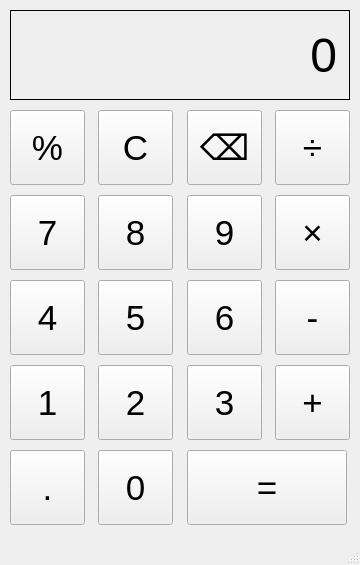
<?xml version="1.0" encoding="UTF-8"?>
<ui version="4.0">
 <class>MainWindow</class>
 <widget class="QMainWindow" name="MainWindow">
  <property name="geometry">
   <rect>
    <x>0</x>
    <y>0</y>
    <width>360</width>
    <height>565</height>
   </rect>
  </property>
  <property name="windowTitle">
   <string>Calculator</string>
  </property>
  <widget class="QWidget" name="centralwidget">
   <widget class="QPushButton" name="pct_Button">
    <property name="geometry">
     <rect>
      <x>10</x>
      <y>110</y>
      <width>75</width>
      <height>75</height>
     </rect>
    </property>
    <property name="font">
     <font>
      <pointsize>26</pointsize>
     </font>
    </property>
    <property name="text">
     <string>%</string>
    </property>
   </widget>
   <widget class="QPushButton" name="Button7">
    <property name="geometry">
     <rect>
      <x>10</x>
      <y>195</y>
      <width>75</width>
      <height>75</height>
     </rect>
    </property>
    <property name="font">
     <font>
      <pointsize>26</pointsize>
     </font>
    </property>
    <property name="text">
     <string>7</string>
    </property>
   </widget>
   <widget class="QPushButton" name="delete_Button">
    <property name="geometry">
     <rect>
      <x>187</x>
      <y>110</y>
      <width>75</width>
      <height>75</height>
     </rect>
    </property>
    <property name="font">
     <font>
      <pointsize>26</pointsize>
     </font>
    </property>
    <property name="text">
     <string>⌫</string>
    </property>
   </widget>
   <widget class="QPushButton" name="clear_Button">
    <property name="geometry">
     <rect>
      <x>98</x>
      <y>110</y>
      <width>75</width>
      <height>75</height>
     </rect>
    </property>
    <property name="font">
     <font>
      <pointsize>26</pointsize>
     </font>
    </property>
    <property name="text">
     <string>C</string>
    </property>
   </widget>
   <widget class="QPushButton" name="divide_Button">
    <property name="geometry">
     <rect>
      <x>275</x>
      <y>110</y>
      <width>75</width>
      <height>75</height>
     </rect>
    </property>
    <property name="font">
     <font>
      <pointsize>26</pointsize>
     </font>
    </property>
    <property name="text">
     <string>÷</string>
    </property>
   </widget>
   <widget class="QPushButton" name="Button5">
    <property name="geometry">
     <rect>
      <x>98</x>
      <y>280</y>
      <width>75</width>
      <height>75</height>
     </rect>
    </property>
    <property name="font">
     <font>
      <pointsize>26</pointsize>
     </font>
    </property>
    <property name="text">
     <string>5</string>
    </property>
   </widget>
   <widget class="QPushButton" name="decimal_Button">
    <property name="geometry">
     <rect>
      <x>10</x>
      <y>450</y>
      <width>75</width>
      <height>75</height>
     </rect>
    </property>
    <property name="font">
     <font>
      <pointsize>26</pointsize>
     </font>
    </property>
    <property name="text">
     <string>.</string>
    </property>
   </widget>
   <widget class="QPushButton" name="Button1">
    <property name="geometry">
     <rect>
      <x>10</x>
      <y>365</y>
      <width>75</width>
      <height>75</height>
     </rect>
    </property>
    <property name="font">
     <font>
      <pointsize>26</pointsize>
     </font>
    </property>
    <property name="text">
     <string>1</string>
    </property>
   </widget>
   <widget class="QPushButton" name="Button4">
    <property name="geometry">
     <rect>
      <x>10</x>
      <y>280</y>
      <width>75</width>
      <height>75</height>
     </rect>
    </property>
    <property name="font">
     <font>
      <pointsize>26</pointsize>
     </font>
    </property>
    <property name="text">
     <string>4</string>
    </property>
   </widget>
   <widget class="QPushButton" name="mult_Button">
    <property name="geometry">
     <rect>
      <x>275</x>
      <y>195</y>
      <width>75</width>
      <height>75</height>
     </rect>
    </property>
    <property name="font">
     <font>
      <pointsize>26</pointsize>
     </font>
    </property>
    <property name="text">
     <string>×</string>
    </property>
   </widget>
   <widget class="QPushButton" name="Button9">
    <property name="geometry">
     <rect>
      <x>187</x>
      <y>195</y>
      <width>75</width>
      <height>75</height>
     </rect>
    </property>
    <property name="font">
     <font>
      <pointsize>26</pointsize>
     </font>
    </property>
    <property name="text">
     <string>9</string>
    </property>
   </widget>
   <widget class="QPushButton" name="Button8">
    <property name="geometry">
     <rect>
      <x>98</x>
      <y>195</y>
      <width>75</width>
      <height>75</height>
     </rect>
    </property>
    <property name="font">
     <font>
      <pointsize>26</pointsize>
     </font>
    </property>
    <property name="text">
     <string>8</string>
    </property>
   </widget>
   <widget class="QPushButton" name="min_Button">
    <property name="geometry">
     <rect>
      <x>275</x>
      <y>280</y>
      <width>75</width>
      <height>75</height>
     </rect>
    </property>
    <property name="font">
     <font>
      <pointsize>26</pointsize>
     </font>
    </property>
    <property name="text">
     <string>-</string>
    </property>
   </widget>
   <widget class="QPushButton" name="Button6">
    <property name="geometry">
     <rect>
      <x>187</x>
      <y>280</y>
      <width>75</width>
      <height>75</height>
     </rect>
    </property>
    <property name="font">
     <font>
      <pointsize>26</pointsize>
     </font>
    </property>
    <property name="text">
     <string>6</string>
    </property>
   </widget>
   <widget class="QPushButton" name="Button3">
    <property name="geometry">
     <rect>
      <x>187</x>
      <y>365</y>
      <width>75</width>
      <height>75</height>
     </rect>
    </property>
    <property name="font">
     <font>
      <pointsize>26</pointsize>
     </font>
    </property>
    <property name="text">
     <string>3</string>
    </property>
   </widget>
   <widget class="QPushButton" name="Button0">
    <property name="geometry">
     <rect>
      <x>98</x>
      <y>450</y>
      <width>75</width>
      <height>75</height>
     </rect>
    </property>
    <property name="font">
     <font>
      <pointsize>26</pointsize>
     </font>
    </property>
    <property name="text">
     <string>0</string>
    </property>
   </widget>
   <widget class="QPushButton" name="equal_Button">
    <property name="geometry">
     <rect>
      <x>187</x>
      <y>450</y>
      <width>160</width>
      <height>75</height>
     </rect>
    </property>
    <property name="font">
     <font>
      <pointsize>26</pointsize>
     </font>
    </property>
    <property name="text">
     <string>=</string>
    </property>
   </widget>
   <widget class="QPushButton" name="Button2">
    <property name="geometry">
     <rect>
      <x>98</x>
      <y>365</y>
      <width>75</width>
      <height>75</height>
     </rect>
    </property>
    <property name="font">
     <font>
      <pointsize>26</pointsize>
     </font>
    </property>
    <property name="text">
     <string>2</string>
    </property>
   </widget>
   <widget class="QPushButton" name="plus_Button">
    <property name="geometry">
     <rect>
      <x>275</x>
      <y>365</y>
      <width>75</width>
      <height>75</height>
     </rect>
    </property>
    <property name="font">
     <font>
      <pointsize>26</pointsize>
     </font>
    </property>
    <property name="text">
     <string>+</string>
    </property>
   </widget>
   <widget class="QLabel" name="display_label">
    <property name="geometry">
     <rect>
      <x>10</x>
      <y>10</y>
      <width>340</width>
      <height>90</height>
     </rect>
    </property>
    <property name="font">
     <font>
      <pointsize>36</pointsize>
     </font>
    </property>
    <property name="layoutDirection">
     <enum>Qt::LeftToRight</enum>
    </property>
    <property name="frameShape">
     <enum>QFrame::Box</enum>
    </property>
    <property name="frameShadow">
     <enum>QFrame::Plain</enum>
    </property>
    <property name="text">
     <string>0</string>
    </property>
    <property name="alignment">
     <set>Qt::AlignRight|Qt::AlignTrailing|Qt::AlignVCenter</set>
    </property>
    <property name="margin">
     <number>10</number>
    </property>
   </widget>
  </widget>
  <widget class="QMenuBar" name="menubar">
   <property name="geometry">
    <rect>
     <x>0</x>
     <y>0</y>
     <width>360</width>
     <height>21</height>
    </rect>
   </property>
  </widget>
  <widget class="QStatusBar" name="statusbar"/>
 </widget>
 <resources/>
 <connections/>
</ui>
